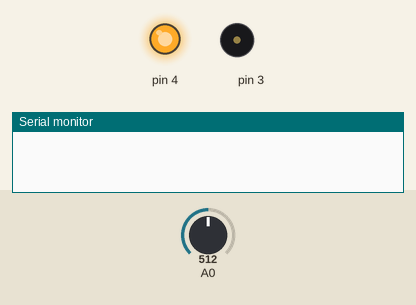
A sketch run on a simulated Arduino Uno, built with avr-gcc and run on an emulated ATmega328P. On the bench: output pins drawn as LEDs (lit = HIGH), buzzer (waves = sounding), the last lines printed to the serial monitor. The inputs (shaded band) are chosen by the test bench; at power-on: A0 = 512.

Above: at 1.2 s.
1.3 s: A0 set to 682
2.8 s: A0 set to 707
At 3.05 s:
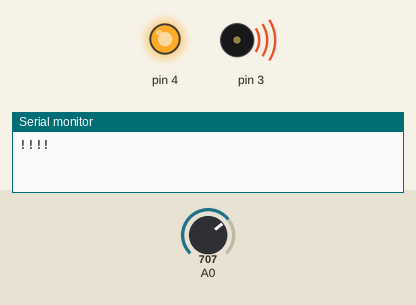
5.8 s: A0 set to 690
At 6.8 s:
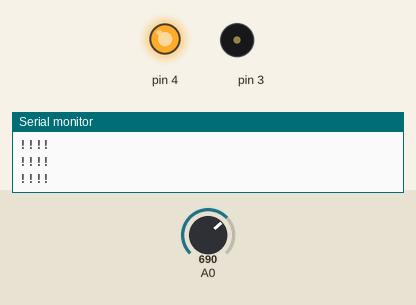
7.3 s: A0 set to 710
At 7.55 s:
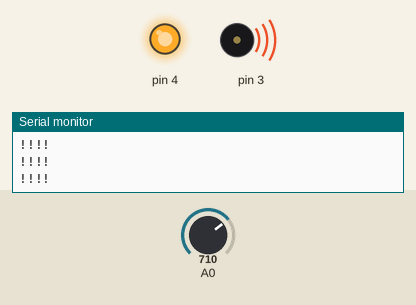
Timing chart, 0 to 11.3 s (numbered marks = the images above; inputs shaded):
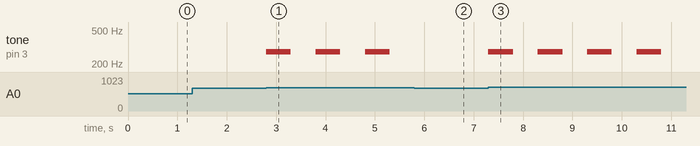

The sketch:

Alarme_security.ino
```cpp
int alert;

void setup() {
  // put your setup code here, to run once:
  pinMode(4, OUTPUT);
  pinMode(3, OUTPUT);
  digitalWrite(4, HIGH);
  Serial.begin(9600);
}

void loop() {
  // put your main code here, to run repeatedly:
int alert = analogRead(0);

  if (alert > 700){
    tone(3, 280, 500);
    Serial.println("!!!!");
    delay(1000);
  }
}
```

Measured:
- the behaviour switches between 700 and 701 on A0 (found by bisection; images 0 and 1)
- after the input at 1.3 s, every drawn part: stays the same
- after the input at 2.8 s, tone on pin 3: alternates 280 Hz for 0.50 s and silent for 0.50 s, starting at once
- after the input at 5.8 s, tone on pin 3: stays silent (without the input it goes to 280 Hz after 0.00 s)
- after the input at 7.3 s, tone on pin 3: alternates 280 Hz for 0.50 s and silent for 0.50 s, starting at once
